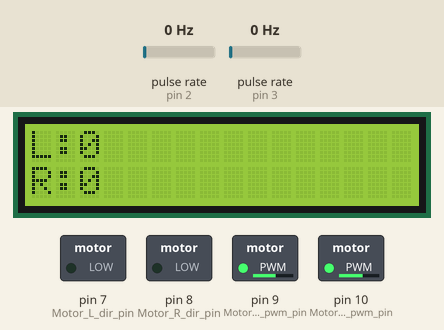
Bench run of a sketch on a simulated Arduino Mega 2560, built with avr-gcc and run on an emulated ATmega2560. Parts: 16×2 character LCD, switched loads named in the sketch (green lamp = pin HIGH). Wiring (inferred from the names in the program): 2 × pulse sensor: data pin 2 / data pin 3. Inputs (shaded band) come from the test bench; at power-on: pulse rate (sensors on pin 2, pin 3) 0 Hz.

Above: at 0.8 s.
0.9 s: pulse rate (sensor on pin 2) set to 4 Hz
At 3.7 s:
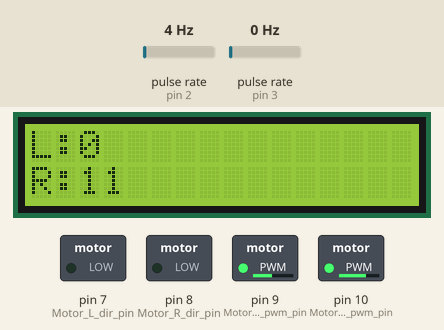
3.9 s: pulse rate (sensor on pin 3) set to 50 Hz
At 4.7 s:
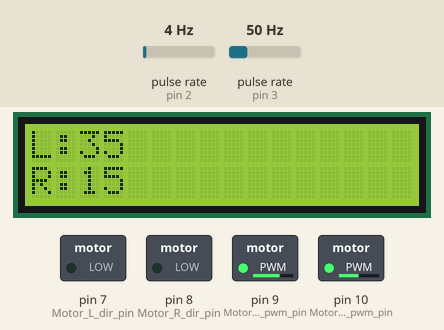
6.5 s: pulse rate (sensor on pin 2) set to 50 Hz
At 6.9 s:
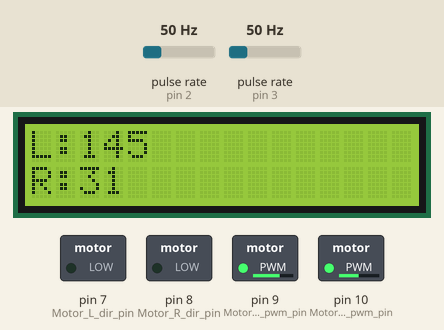
8.3 s: pulse rate (sensor on pin 3) set to 4 Hz
At 8.5 s:
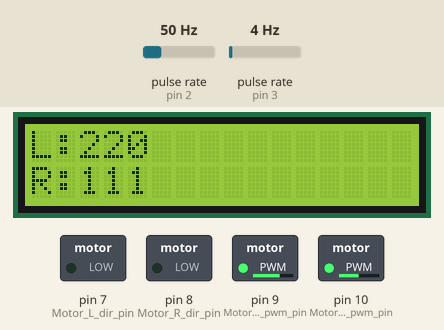
9.9 s: pulse rate (sensor on pin 2) set to 23 Hz
At 10.1 s:
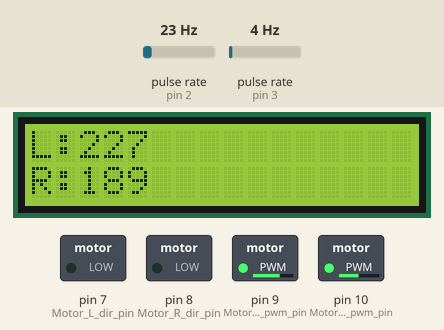
11.5 s: pulse rate (sensor on pin 3) set to 27 Hz
At 12.9 s:
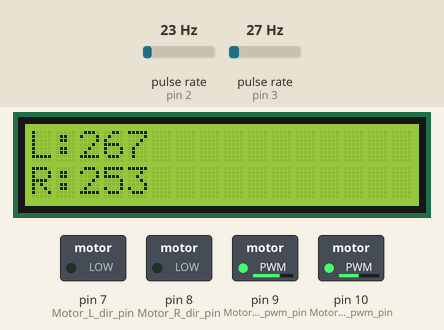
Timing chart, 0 to 14.5 s (numbered marks = the images above; inputs shaded):
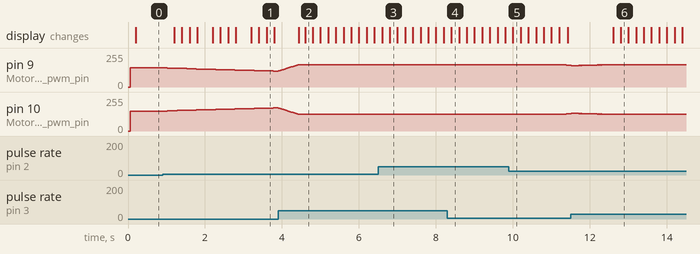

Measured:
- after the input at 0.9 s, pin 9 (Motor_L_pwm_pin): moves from 143/255 to 119/255 over 2.8 s, starting after 0.13 s; pin 10 (Motor_R_pwm_pin): moves from 150/255 to 174/255 over 2.7 s, starting after 0.13 s; the display: first changes after 0.30 s (image 1 shows a later state)

The sketch:

drive_straight.ino
```cpp
#include <LiquidCrystal.h>
LiquidCrystal lcd(37, 36, 35, 34, 33, 32);

#define Motor_forward    0
#define Motor_return     1
#define Motor_L_dir_pin  7
#define Motor_R_dir_pin  8
#define Motor_L_pwm_pin  9
#define Motor_R_pwm_pin  10

#define ENC_R_pin  2
#define ENC_L_pin  3

const float pulsesPerCm = 8.2;
const float targetDistanceCm = 215;

const int   basePwmL = 143;
const int   basePwmR = 150;
const float Kp = 2.0;
const int   maxCorrection = 25;
const float wheelRatio = 1.00;
const int   nudgePwm = 160;
const int   nudgeMs = 30;

volatile unsigned long pulseCountR = 0;
volatile unsigned long pulseCountL = 0;

void countPulseR() {
    pulseCountR++;
}

void countPulseL() {
    pulseCountL++;
}

void showCounts(unsigned long l, unsigned long r) {
    lcd.setCursor(0, 0);
    lcd.print("L:");
    lcd.print(l);
    lcd.print("   ");
    lcd.setCursor(0, 1);
    lcd.print("R:");
    lcd.print(r);
    lcd.print("   ");
}

void setup() {
    Serial.begin(9600);
    lcd.begin(16, 2);
    lcd.clear();

    pinMode(Motor_L_dir_pin, OUTPUT);
    pinMode(Motor_R_dir_pin, OUTPUT);
    pinMode(Motor_L_pwm_pin, OUTPUT);
    pinMode(Motor_R_pwm_pin, OUTPUT);

    pinMode(ENC_R_pin, INPUT_PULLUP);
    pinMode(ENC_L_pin, INPUT_PULLUP);
    attachInterrupt(digitalPinToInterrupt(ENC_R_pin), countPulseR, RISING);
    attachInterrupt(digitalPinToInterrupt(ENC_L_pin), countPulseL, RISING);

    unsigned long targetPulses = targetDistanceCm * pulsesPerCm;

    digitalWrite(Motor_L_dir_pin, Motor_forward);
    digitalWrite(Motor_R_dir_pin, Motor_forward);

    unsigned long lastLcdUpdate = 0;
    unsigned long countL = 0;
    unsigned long countR = 0;

    while (true) {
        noInterrupts();
        countL = pulseCountL;
        countR = pulseCountR;
        interrupts();

        if (((countL + countR) / 2) >= targetPulses) {
            break;
        }

        float error = (float)countL - wheelRatio * (float)countR;
        int correction = constrain((int)(Kp * error), -maxCorrection, maxCorrection);

        int leftPwm = constrain(basePwmL + correction, 0, 255);
        int rightPwm = constrain(basePwmR - correction, 0, 255);

        analogWrite(Motor_L_pwm_pin, leftPwm);
        analogWrite(Motor_R_pwm_pin, rightPwm);

        if (millis() - lastLcdUpdate >= 200) {
            lastLcdUpdate = millis();
            showCounts(countL, countR);
        }
    }

    analogWrite(Motor_L_pwm_pin, 0);
    analogWrite(Motor_R_pwm_pin, 0);

    delay(500);

    for (int i = 0; i < 30; i++) {
        noInterrupts();
        countL = pulseCountL;
        countR = pulseCountR;
        interrupts();

        if (countL == countR) {
            break;
        }

        int nudgePin = (countL < countR) ? Motor_R_pwm_pin : Motor_L_pwm_pin;
        analogWrite(nudgePin, nudgePwm);
        delay(nudgeMs);
        analogWrite(nudgePin, 0);
        delay(150);
    }

    noInterrupts();
    countL = pulseCountL;
    countR = pulseCountR;
    interrupts();

    lcd.clear();
    showCounts(countL, countR);
}

void loop() {
}
```
